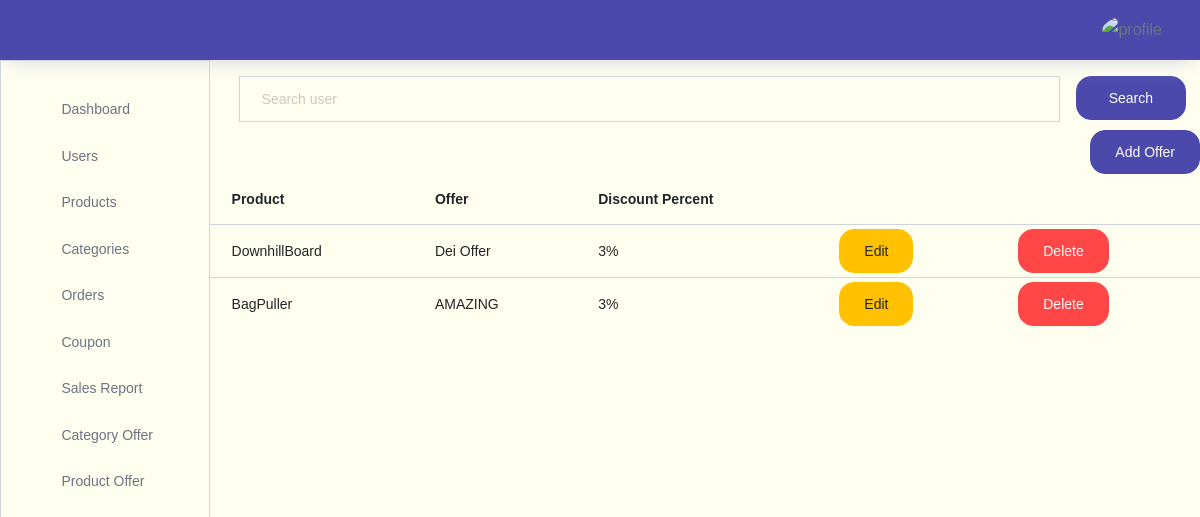
/storeadmin/productoffer/, run on an earlier commit of the app's database.
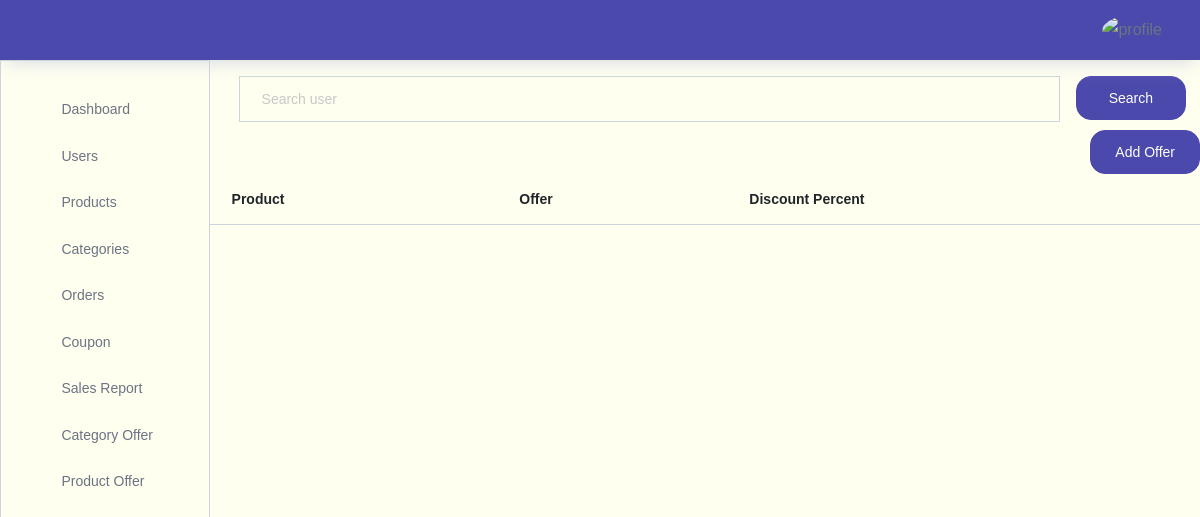
And on a later commit of the database.
### store/models.py (models this page shows)
class Productoffer(models.Model):
    product=models.ForeignKey(Products,on_delete=models.CASCADE)
    offer_description=models.CharField(max_length=200)
    discount=models.PositiveIntegerField()

class Products(models.Model):
    name=models.CharField(max_length=200,unique=True)
    price = models.DecimalField(max_digits=10, decimal_places=2)
    quantity=models.PositiveIntegerField()
    category=models.ForeignKey(Category,on_delete=models.CASCADE)
    description=models.TextField(blank=True)
    image1=models.ImageField(upload_to='store/products/', blank=True)
    image2=models.ImageField(upload_to='store/products/', blank=True)
    image3=models.ImageField(upload_to='store/products/', blank=True)
    image4=models.ImageField(upload_to='store/products/', blank=True)

### storeadmin/views.py (the view)
# urls.py: path("productoffer/",views.productoffer,name="productoffer"),
def productoffer(request):
    pdtofferobjs=Productoffer.objects.all()
    if request.method=="POST":
            enteredoffer=request.POST.get("searchitem")
            pdtofferobjs=Productoffer.objects.filter(offer_description__icontains=enteredoffer)
            context={"pdtofferobjs":pdtofferobjs}
            return render(request,"storeadmin/productoffer/productoffer.html",context)
    context={"pdtofferobjs":pdtofferobjs}
    return render(request,"storeadmin/productoffer/productoffer.html",context)

### storeadmin/templates/storeadmin/productoffer/productoffer.html (shortened to what this page needs)
{% extends 'storeadmin/index.html' %}
{% block content %}
<div class="container">
  <div class="container">
    <form action="" method="POST">{% csrf_token %}
      <div class="input-group">
        <input style="background-color:#FFFFF0
        ;" type="text" name="searchitem" class="form-control mt-3" id="navbar-search-input" placeholder="Search user" aria-label="search" aria-describedby="search">
        <div>
          <button  type="submit" class="btn btn-primary btn-block mt-3 ml-3">Search</button>
        </div>
      </div>
    </form>
  </div>
  <div class="row justify-content-end">
    <a href="{% url 'addproductoffer' %}">
      <button class="btn add-category-btn btn-primary mt-2">Add Offer</button>
    </a>
  </div>
  <div class="row">
    <table class="table table-hover">
      <thead>
        <tr>
          <th>Product</th>
          <th>Offer</th>
          <th>Discount Percent</th>
        </tr>
      </thead>
      <tbody>
        {% for item in pdtofferobjs %}
        <tr id="offer{{item.id}}">
          <td class="py-1">{{ item.product.name }}</td>
          <td class="py-1">{{ item.offer_description }}</td>
          <td class="py-1">{{ item.discount}}%</td>
          <td class="py-1">
            <a href="{% url 'editproductoffer' item.id %}">
              <button class="btn edit-btn btn-warning">Edit</button>
            </a>
          </td>
          <td class="py-1">
            <button  class="btn delete-btn btn-danger" data-category-id="{{ item.id }}">Delete</button>
          </td>
        </tr>
        {% endfor %}
      </tbody>
    </table>
  </div>
</div>
{% endblock content %}

What changed in the data, as far as the page shows it:
removed Productoffer: product.name "DownhillBoard", offer_description "Dei Offer", discount "3"
removed Productoffer: product.name "BagPuller", offer_description "AMAZING", discount "3"
